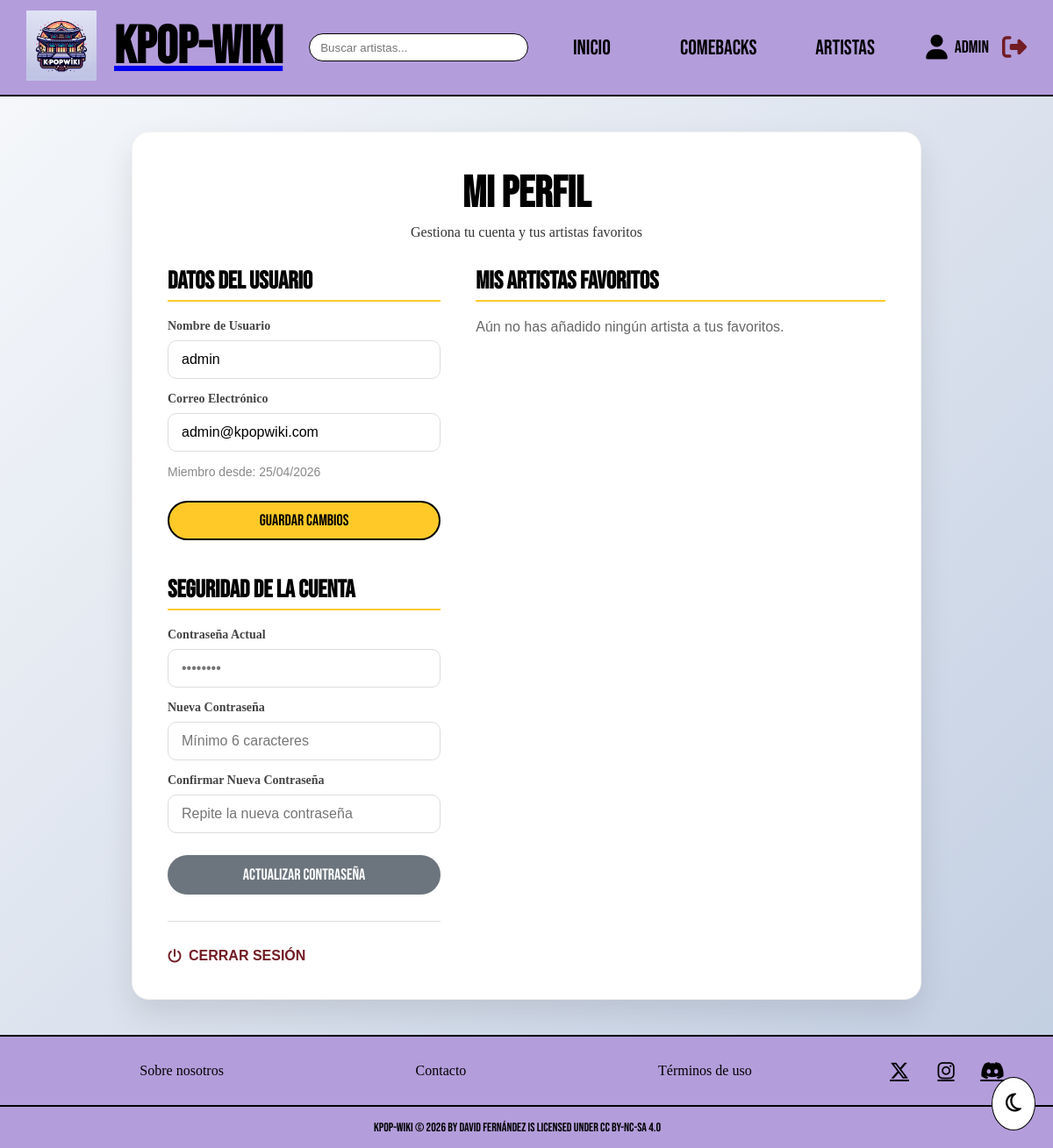
/Usuarios/perfil.php (signed in), run on the app's committed database.
### tables this page shows
CREATE TABLE `users` (
  `id` int(11) NOT NULL AUTO_INCREMENT,
  `username` varchar(50) NOT NULL,
  `email` varchar(100) NOT NULL,
  `password` varchar(255) NOT NULL,
  `role` enum('user','admin') DEFAULT 'user',
  `created_at` timestamp NOT NULL DEFAULT current_timestamp(),
  PRIMARY KEY (`id`),
  UNIQUE KEY `username` (`username`),
  UNIQUE KEY `email` (`email`)
);

### includes/db.php (called while the page is built, shortened)
<?php
$base_url = '/tfc';
?>

### Usuarios/perfil.php (the view, shortened to what this page needs)
<?php
require_once '../includes/db.php';
$user_id = $_SESSION['user_id'];
$stmt = $pdo->prepare("SELECT * FROM users WHERE id = ?");
$stmt->execute([$user_id]);
$user_data = $stmt->fetch();
$stmt = $pdo->prepare("
    SELECT a.* FROM artists a
    JOIN user_favorites uf ON a.id = uf.artist_id
    WHERE uf.user_id = ?
");
$stmt->execute([$user_id]);
$favoritos = $stmt->fetchAll();
include '../includes/header.php';
$header = ob_get_clean();
echo str_replace($base_url . '/PaginaPrincipal/css/', $base_url . '/Usuarios/css/', $header);
?>
<main class="auth-page">
    <div class="auth-card" style="max-width: 900px; width: 95%;">
        <div class="auth-header">
            <h2>Mi Perfil</h2>
            <p>Gestiona tu cuenta y tus artistas favoritos</p>
        </div>
        <div style="display: flex; gap: 40px; flex-wrap: wrap;">
            <div style="flex: 1; min-width: 300px;">
                <h3
                    style="font-family: 'Bebas Neue', sans-serif; font-size: 28px; border-bottom: 2px solid #ffca28; padding-bottom: 5px; margin-bottom: 20px;">
                    Datos del Usuario</h3>
                <form action="perfil.php" method="POST" class="auth-form" style="gap: 15px;">
                    <div class="input-group">
                        <label>Nombre de Usuario</label>
                        <input type="text" name="username" value="<?= htmlspecialchars($user_data['username']) ?>"
                            required>
                    </div>
                    <div class="input-group">
                        <label>Correo Electrónico</label>
                        <input type="email" name="email" value="<?= htmlspecialchars($user_data['email']) ?>" required>
                    </div>
                    <p style="font-size: 14px; color: #888; font-family: sans-serif;">Miembro desde:
                        <?= date('d/m/Y', strtotime($user_data['created_at'])) ?></p>
                    <button type="submit" class="btn-primary"
                        style="padding: 10px; width: auto; font-size: 18px; margin-top: 10px;">GUARDAR CAMBIOS</button>
                </form>
                <h3
                    style="font-family: 'Bebas Neue', sans-serif; font-size: 28px; border-bottom: 2px solid #ffca28; padding-bottom: 5px; margin-top: 40px; margin-bottom: 20px;">
                    Seguridad de la Cuenta</h3>
                <form action="perfil.php" method="POST" class="auth-form" style="gap: 15px;">
                    <div class="input-group">
                        <label>Contraseña Actual</label>
                        <input type="password" name="current_password" required placeholder="••••••••">
                    </div>
                    <div class="input-group">
                        <label>Nueva Contraseña</label>
                        <input type="password" name="new_password" required minlength="6"
                            placeholder="Mínimo 6 caracteres">
                    </div>
                    <div class="input-group">
                        <label>Confirmar Nueva Contraseña</label>
                        <input type="password" name="confirm_password" required
                            placeholder="Repite la nueva contraseña">
                    </div>
                    <button type="submit" class="btn-primary"
                        style="padding: 10px; width: auto; font-size: 18px; margin-top: 10px; background-color: #6c757d; border-color: #6c757d; color: white;">ACTUALIZAR
                        CONTRASEÑA</button>
                </form>
                <hr style="margin: 30px 0; border: 0; border-top: 1px solid #ddd;">
                <a href="logout.php"
                    style="color: #721c24; text-decoration: none; font-weight: bold; font-family: sans-serif; display: flex; align-items: center; gap: 8px;">
                    <i class="fa-solid fa-power-off"></i> CERRAR SESIÓN
                </a>
            </div>
            <div style="flex: 1.5; min-width: 300px;">
                <h3
                    style="font-family: 'Bebas Neue', sans-serif; font-size: 28px; border-bottom: 2px solid #ffca28; padding-bottom: 5px; margin-bottom: 20px;">
                    Mis Artistas Favoritos</h3>
                <?php if (empty($favoritos)): ?>
                    <p style="font-family: sans-serif; color: #666;">Aún no has añadido ningún artista a tus favoritos.</p>
                <?php endif; ?>
            </div>
        </div>
    </div>
</main>
<?php include '../includes/footer.php'; ?>

### Usuarios/css/lightMode.css (style rules this page uses)
* { box-sizing: border-box; margin: 0; padding: 0; }
body { min-height: 1000px; display: flex; flex-direction: column; font-family: 'Bebas Neue', sans-serif; background-color: #fff; }
.auth-page { flex: 1; display: flex; justify-content: center; align-items: center; background: linear-gradient(135deg, #f5f7fa 0%, #c3cfe2 100%); padding: 40px 20px; }
.auth-card { background: white; width: 100%; max-width: 450px; padding: 40px; border-radius: 20px; box-shadow: 0 15px 35px rgba(0, 0, 0, 0.1); border: 1.5px solid rgba(0, 0, 0, 0.05); }
.auth-header { text-align: center; margin-bottom: 30px; }
.auth-header h2 { font-family: 'Bebas Neue', sans-serif; font-size: 50px; color: black; margin: 0; }
.auth-header p { font-family: 'Noto Serif KR', serif; color: #333; margin-top: 5px; }
.auth-form { display: flex; flex-direction: column; gap: 20px; }
.input-group label { font-family: 'Noto Serif KR', serif; font-weight: bold; font-size: 14px; color: #444; margin-bottom: 8px; display: block; }
.input-group input { width: 100%; padding: 12px 15px; border: 1px solid #ddd; border-radius: 10px; font-size: 16px; }
.btn-primary { background-color: rgb(255, 202, 40); color: black; border: 2px solid black; padding: 14px; border-radius: 30px; font-family: 'Bebas Neue', sans-serif; font-size: 22px; cursor: pointer; margin-top: 10px; }

### Usuarios/css/lightModeTablet.css (style rules this page uses)
.auth-card { padding: 30px; max-width: 400px; border-radius: 20px; margin: 0 auto; background: white; box-shadow: 0 15px 35px rgba(0,0,0,0.1); }
.auth-header h2 { font-size: 45px; }

### Usuarios/css/lightModeMovil.css (style rules this page uses)
.auth-card { padding: 20px; box-shadow: 0 10px 25px rgba(0,0,0,0.1); border-radius: 20px; min-height: auto; margin: 20px auto; width: 95%; background: white; display: flex; flex-direction: column; justify-content: center; }
.auth-header h2 { font-size: 35px; }
.auth-form { gap: 15px; }

### data on the page
users: username "admin", email "admin@kpopwiki.com", created_at "25/04/2026"

### other printed values
$_SESSION['username'] "admin"
